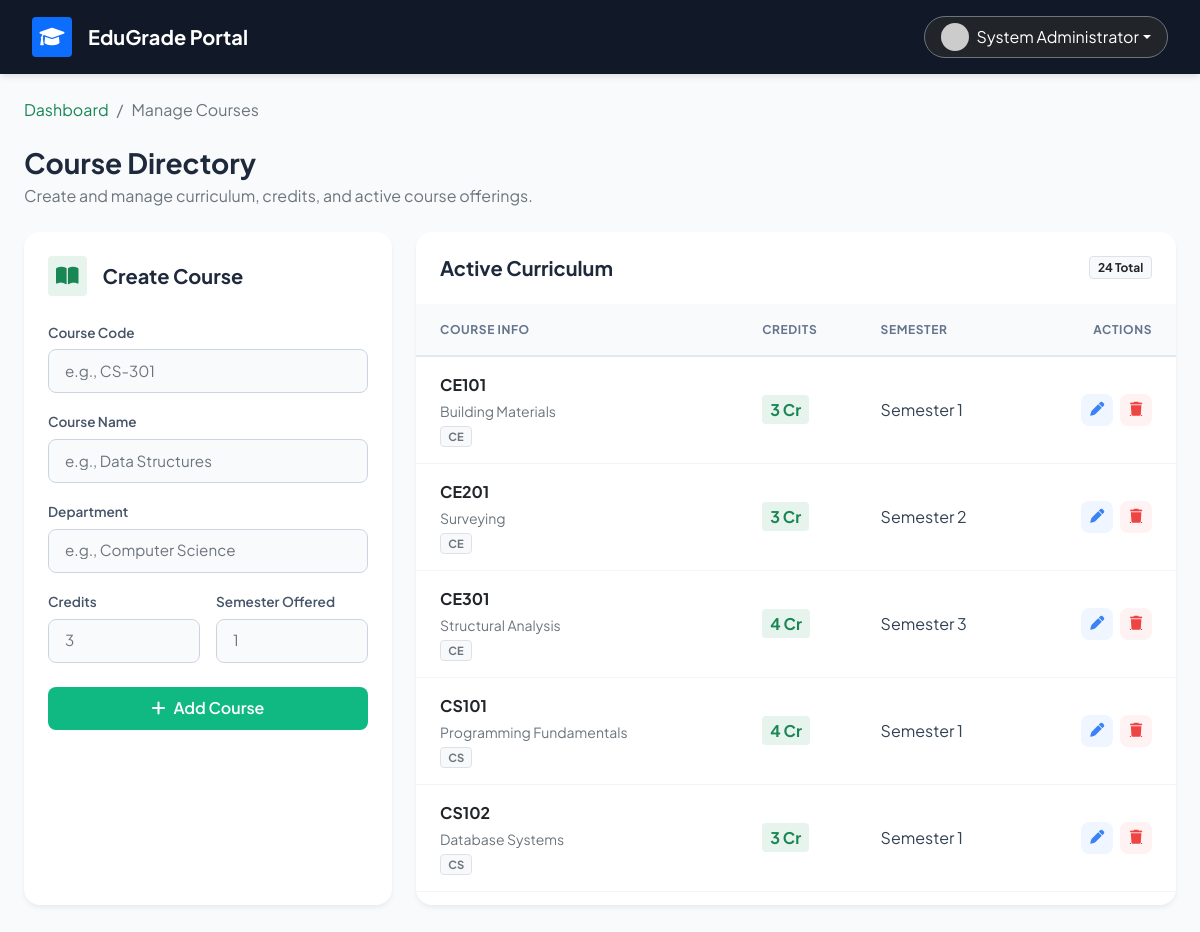
The page /manage_courses.php (signed in) on the database its author committed.
### tables this page shows
CREATE TABLE `courses` (
  `id` int(11) NOT NULL,
  `course_code` varchar(20) NOT NULL,
  `course_name` varchar(100) NOT NULL,
  `credits` int(11) NOT NULL,
  `department` varchar(100) DEFAULT NULL,
  `semester` int(11) DEFAULT NULL
);

### manage_courses.php (the view, shortened to what this page needs)
<?php
require_once 'config.php';
$courses = $pdo->query("SELECT * FROM courses ORDER BY course_code")->fetchAll();
?>
<!DOCTYPE html>
<html lang="en">
<head>
    <link href="https://cdn.jsdelivr.net/npm/bootstrap@5.1.3/dist/css/bootstrap.min.css" rel="stylesheet">
    <link rel="stylesheet" href="https://cdnjs.cloudflare.com/ajax/libs/font-awesome/6.0.0/css/all.min.css">
</head>
<body>
    <nav class="top-navbar d-flex justify-content-between align-items-center mb-4">
        <div class="d-flex align-items-center">
            <div class="bg-primary text-white rounded p-2 me-3 d-flex align-items-center justify-content-center" style="width: 40px; height: 40px;">
                <i class="fas fa-graduation-cap fs-5"></i>
            </div>
            <h5 class="mb-0 fw-bold">EduGrade Portal</h5>
        </div>
        <div>
            <div class="dropdown">
                <button class="btn btn-dark border-secondary dropdown-toggle d-flex align-items-center rounded-pill px-3" type="button" id="userMenu" data-bs-toggle="dropdown">
                    <img src="https://ui-avatars.com/api/?name=<?php echo urlencode($_SESSION['full_name']); ?>&background=10b981&color=fff" class="rounded-circle me-2" width="28" height="28">
                    <span class="fw-semibold"><?php echo htmlspecialchars($_SESSION['full_name']); ?></span>
                </button>
            </div>
        </div>
    </nav>
    <div class="container-fluid px-4 pb-5">
        <nav aria-label="breadcrumb" class="mb-4">
            <ol class="breadcrumb">
                <li class="breadcrumb-item"><a href="faculty_dashboard.php" class="text-decoration-none text-success fw-semibold">Dashboard</a></li>
                <li class="breadcrumb-item active" aria-current="page">Manage Courses</li>
            </ol>
        </nav>
        <div class="d-flex justify-content-between align-items-end mb-4">
            <div>
                <h3 class="fw-bold mb-1">Course Directory</h3>
                <p class="text-muted mb-0">Create and manage curriculum, credits, and active course offerings.</p>
            </div>
        </div>
        <div class="row g-4">
            <div class="col-xl-4 col-lg-5">
                <div class="card h-100">
                    <div class="card-body p-4">
                        <div class="d-flex align-items-center mb-4">
                            <div class="bg-success bg-opacity-10 text-success rounded p-2 me-3" style="background-color: #f0fdf4; color: #10b981;">
                                <i class="fas fa-book-open fa-lg"></i>
                            </div>
                            <h5 class="fw-bold mb-0">Create Course</h5>
                        </div>
                        <form method="POST">
                            <div class="row g-3">
                                <div class="col-sm-12">
                                    <label class="form-label">Course Code</label>
                                    <input type="text" name="course_code" class="form-control" placeholder="e.g., CS-301" required>
                                </div>
                                <div class="col-12">
                                    <label class="form-label">Course Name</label>
                                    <input type="text" name="course_name" class="form-control" placeholder="e.g., Data Structures" required>
                                </div>
                                <div class="col-12">
                                    <label class="form-label">Department</label>
                                    <input type="text" name="department" class="form-control" placeholder="e.g., Computer Science">
                                </div>
                                <div class="col-sm-6">
                                    <label class="form-label">Credits</label>
                                    <input type="number" name="credits" class="form-control" placeholder="3" required>
                                </div>
                                <div class="col-sm-6">
                                    <label class="form-label">Semester Offered</label>
                                    <input type="number" name="semester" class="form-control" placeholder="1" required>
                                </div>
                                <div class="col-12 mt-4">
                                    <button type="submit" name="add_course" class="btn btn-emerald w-100">
                                        <i class="fas fa-plus me-2"></i>Add Course
                                    </button>
                                </div>
                            </div>
                        </form>
                    </div>
                </div>
            </div>
            <div class="col-xl-8 col-lg-7">
                <div class="card h-100">
                    <div class="card-body p-0">
                        <div class="p-4 border-bottom border-light d-flex justify-content-between align-items-center">
                            <h5 class="fw-bold mb-0">Active Curriculum</h5>
                            <span class="badge bg-light text-dark border"><?php echo count($courses); ?> Total</span>
                        </div>
                        <div class="table-responsive" style="max-height: 600px; overflow-y: auto;">
                            <table class="table table-hover align-middle">
                                <thead>
                                    <tr>
                                        <th class="ps-4">Course Info</th>
                                        <th>Credits</th>
                                        <th>Semester</th>
                                        <th class="text-end pe-4">Actions</th>
                                    </tr>
                                </thead>
                                <tbody>
                                    <?php foreach($courses as $c): ?>
                                    <tr>
                                        <td class="ps-4">
                                            <div class="fw-bold text-dark mb-1"><?php echo htmlspecialchars($c['course_code']); ?></div>
                                            <div class="text-muted small"><?php echo htmlspecialchars($c['course_name']); ?></div>
                                            <?php if($c['department']): ?>
                                                <span class="badge bg-light text-secondary border mt-1" style="font-size: 0.7rem;"><?php echo htmlspecialchars($c['department']); ?></span>
                                            <?php endif; ?>
                                        </td>
                                        <td>
                                            <span class="fw-bold text-success bg-success bg-opacity-10 px-2 py-1 rounded">
                                                <?php echo $c['credits']; ?> Cr
                                            </span>
                                        </td>
                                        <td>
                                            <span class="fw-medium">Semester <?php echo $c['semester']; ?></span>
                                        </td>
                                        <td class="text-end pe-4">
                                            <button class="action-btn btn-edit me-1" data-bs-toggle="modal" data-bs-target="#editModal<?php echo $c['id']; ?>" title="Edit Course">
                                                <i class="fas fa-pen fa-sm"></i>
                                            </button>
                                            <a href="?delete=<?php echo $c['id']; ?>" class="action-btn btn-delete" onclick="return confirm('Are you sure you want to delete <?php echo htmlspecialchars($c['course_code']); ?>? All student enrollments for this course will be lost.')" title="Delete Course">
                                                <i class="fas fa-trash fa-sm"></i>
                                            </a>
                                        </td>
                                    </tr>
                                    <?php endforeach; ?>
                                </tbody>
                            </table>
                        </div>
                    </div>
                </div>
            </div>
        </div>
    </div>
</body>
</html>

### manage_courses.php (style rules this page uses)
body { font-family: 'Plus Jakarta Sans', sans-serif; background-color: #f8fafc; color: #1e293b; }
.top-navbar { background-color: #111827; color: white; padding: 1rem 2rem; box-shadow: 0 4px 6px -1px rgba(0, 0, 0, 0.1); }
.card { border-radius: 16px; border: none; box-shadow: 0 4px 6px -1px rgba(0, 0, 0, 0.05), 0 2px 4px -1px rgba(0, 0, 0, 0.03); background: #ffffff; }
.form-control { border-radius: 8px; border: 1px solid #cbd5e1; padding: 0.6rem 1rem; font-size: 0.95rem; background-color: #f8fafc; }
.form-label { font-size: 0.85rem; font-weight: 600; color: #475569; margin-bottom: 0.4rem; }
.btn-emerald { background-color: #10b981; color: white; border: none; border-radius: 8px; font-weight: 600; padding: 0.6rem 1.2rem; transition: all 0.2s; }
.table { margin-bottom: 0; border-collapse: separate; border-spacing: 0; }
.table thead th { background-color: #f8fafc; color: #64748b; font-size: 0.75rem; font-weight: 700; text-transform: uppercase; letter-spacing: 0.05em; border-bottom: 2px solid #e2e8f0; padding: 1rem; }
.table tbody td { padding: 1rem; vertical-align: middle; border-bottom: 1px solid #f1f5f9; color: #334155; }
.action-btn { width: 32px; height: 32px; padding: 0; display: inline-flex; align-items: center; justify-content: center; border-radius: 8px; transition: all 0.2s; }
.btn-edit { background-color: #eff6ff; color: #3b82f6; border: 1px solid transparent; }
.btn-delete { background-color: #fef2f2; color: #ef4444; border: 1px solid transparent; }

### rows shown on the page
courses: course_code "CE101", course_name "Building Materials", department "CE", credits "3", semester "1"
courses: course_code "CE201", course_name "Surveying", department "CE", credits "3", semester "2"
courses: course_code "CE301", course_name "Structural Analysis", department "CE", credits "4", semester "3"
courses: course_code "CS101", course_name "Programming Fundamentals", department "CS", credits "4", semester "1"
courses: course_code "CS102", course_name "Database Systems", department "CS", credits "3", semester "1"

### other values the page prints
$_SESSION['full_name'] "System Administrator"
count($courses) "24"
